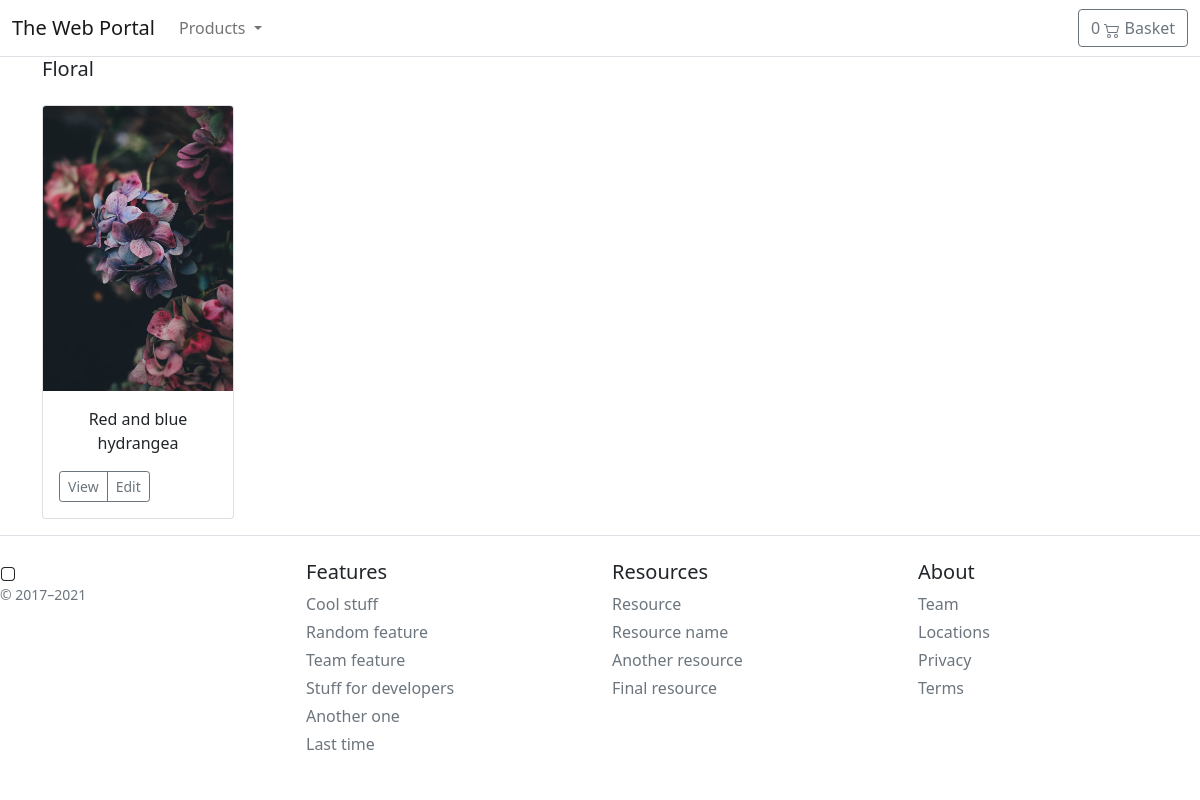
/search/floral/, run on the app's committed database.
### store/models.py (models this page shows, shortened)
class Category(models.Model): # extends from model to give use the functionality that models has
    name = models.CharField(max_length=255, db_index=True)
    slug = models.SlugField(max_length=255,unique= True) # slug allows you to write the name of the cat in the url
    class Meta: # metadata about
        verbose_name_plural = 'categories' # Django will add an S at the end of the class name so setting it do it is gramatically correct
    def get_absolute_url(self):
        return reverse("store:category_list", args=[self.slug])

class Product(models.Model):
    category = models.ForeignKey(Category, related_name='product', on_delete= models.CASCADE) # foreign key from category table, on_delete says if therre isnt a category then it will delete the product
    name = models.CharField(max_length=255)
    description = models.TextField(blank=True)
    image = models.ImageField(upload_to ='images/' , default='images/default.jpg') #Images not stored in Db, online the link to images (stroed in project folder)
    slug = models.SlugField(max_length=255) # can be used to write the product name in the URL and then be taken straight to that products page
    price = models.DecimalField(max_digits=6, decimal_places=2)
    in_Stock = models.BooleanField(default=True)
    is_Active = models.BooleanField(default=True) # if people can by it?
    created = models.DateField(auto_now_add=True) # records the date it was added to store
    updated = models.DateTimeField(auto_now=True) # triggered eevytime I make a new update *refreshes the date & time
    objects = models.Manager()
    products = ProductManager()
    class Meta:
        verbose_name_plural = 'Products'
        ordering = ('-created',) # sorted in decending order based on when it wasa created
    def get_absolute_url(self):
        return reverse("store:product_detail", args=[self.slug])

### store/views.py (the view)
# urls.py: path('search/<slug:category_slug>/', views.category_list, name="category_list")
def category_list(request, category_slug):
    category =get_object_or_404(Category, slug=category_slug)
    products = Product.objects.filter (category=category)
    return render (request, 'store/products/category.html', {'category':category, 'products':products})

### basket/basket.py (called while the page is built)
    def __len__(self):
        return sum(item['qty'] for item in self.basket.values())  # counts all the values of the key qty

### basket/context_processors.py (called while the page is built)
def basket(request): # request is used because it holds info in the http request - session included
    return {'basket': Basket(request)} # returns the basket data from the class

### store/context_processors.py (called while the page is built)
def categories(request):
    return {
        'categories': Category.objects.all()
    }

### templates/store/products/category.html (shortened to what this page needs)
{% extends "../base.html" %}
{% load static %}
{% block content %}
      <div class-"album py-5 bg-light">
        <div class="container">
          <div class="pb-3 h5"> {{category.name |title}} </div>
          <div class="row row-cols-1 row-cols-sm-2 row-cols-md-5 g-3">
          {% for product in products %}
          <div class="col-md-3">
                  <div class="card " style="width: 12rem;">
                    <img src="{{ product.image.url }}" class="card-img-top"  alt="Responsive image" >
                    <div class="card-body">
                      <p class="card-text text-center">
                        <a href="{{ product.get_absolute_url}}" class="card-text text-decoration-none text-dark" >{{ product.name }}</a>
                      </p>
                      <div class="d-flex justify-content-between align-items-center">
                        <div class="btn-group">
                          <button type="button" class="btn btn-sm btn-outline-secondary">View</button>
                          <button type="button" class="btn btn-sm btn-outline-secondary">Edit</button>
                        </div>
                      </div>
                    </div>
                  </div>
                </div>
          {% endfor %}
              </div>
            </div>
          </div>
{% endblock %}

### data on the page
Category: name "Floral"
Product: image (picture), name "Red and blue hydrangea"
